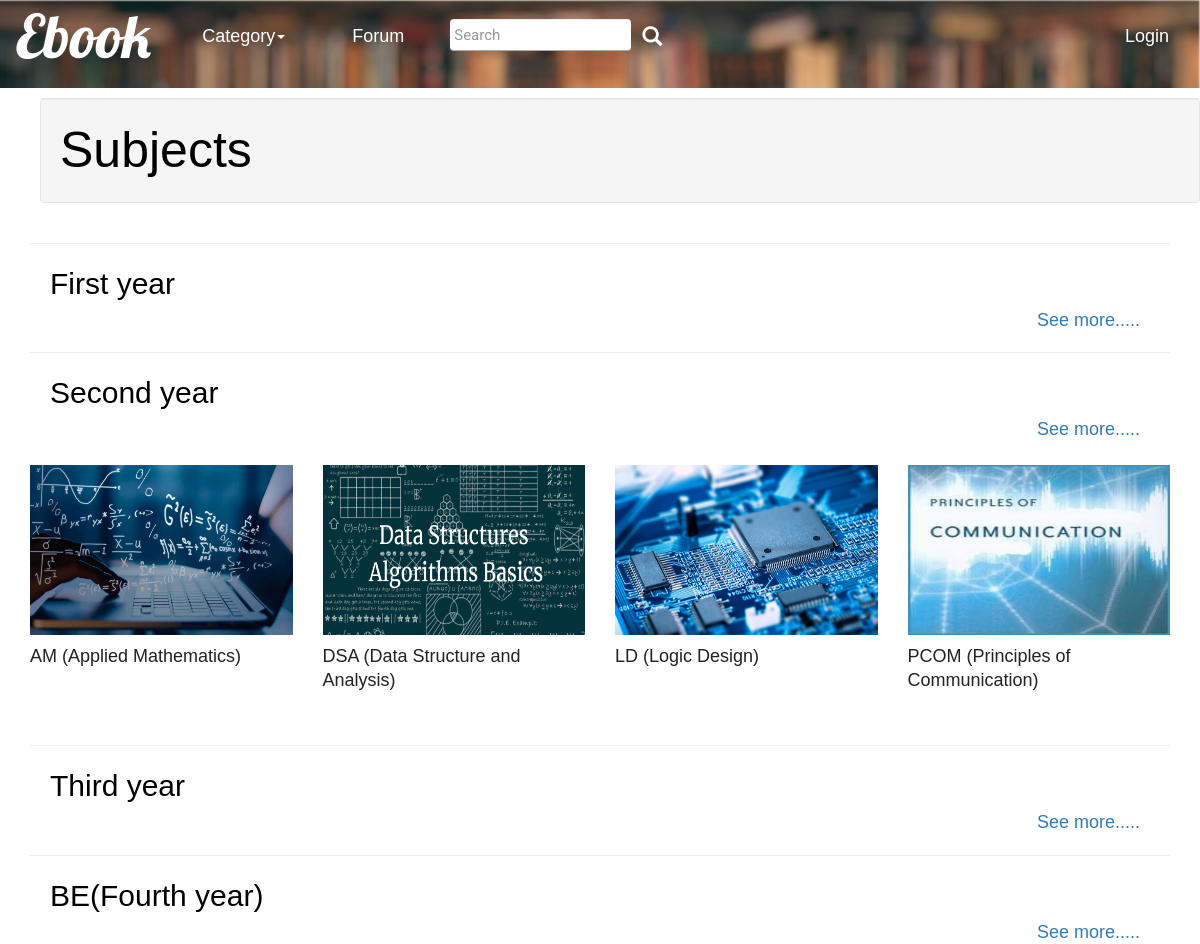
/homepage/year/, run on the app's committed database.
### homepage/models.py (models this page shows, shortened)
class Category(models.Model):
    year = models.CharField(max_length=100)
    branch = models.CharField(max_length=100)

class Subject(models.Model):
    category= models.ForeignKey(Category, on_delete=models.CASCADE)
    sub_logo = models.FileField()
    sub_title = models.CharField(max_length=100)

### homepage/views.py (the view)
# urls.py: path('year/',views.year,name='year'),
def year(request):
    category=Category.objects.all()
    return render(request,'homepage/year.html',{'category':category})

### homepage/templates/homepage/year.html (shortened to what this page needs)
{% extends 'homepage/navigate.html' %}
{% block body %}
    <div class="row" id="section">
        <div>
        <p class="well" id="title">Subjects</p>
        </div>
        <div class="container-fluid">
            {% for category in category %}
                <div class="col-sm-12">
                <hr/>
                <p id="title1" style="font-size: 30px;">{{category.year}}<a href="{% url 'homepage:more' category.year%}" id="more">See more.....</a></p>
                </div>
                {% for subject in category.subject_set.all|slice:":4"%}
                    <div class="col-sm-3" > &nbsp;
                            <a href="{% url 'homepage:seperate' subject.sub_title %}">
                                <img src="{{ subject.sub_logo.url }}" class="img-responsive" id="blocks">
                            </a>
                            <div class="caption" id="pic">
                                <p>{{ subject.sub_title }}</p>&nbsp;
                            </div>
                    </div>
                {% endfor %}
            {% endfor %}
        </div>
    </div>
{% endblock %}

### homepage/templates/homepage/navigate.html (shortened to what this page needs)
{% load staticfiles %}
<head>
</head>
<link rel="stylesheet" href="https://maxcdn.bootstrapcdn.com/bootstrap/3.4.0/css/bootstrap.min.css">
<link rel="stylesheet" type="text/css" href="{% static 'homepage/style.css' %}" />
<link rel="stylesheet" type="text/css" href="{% static 'homepage/style_year.css' %}" />
<link rel="stylesheet" type="text/css" href="{% static 'homepage/modal.css' %}" />
<nav class="navbar navbar-default" id="navigation">
    <div class="container-fluid">
        <div class="navbar-header">
            <a class="navbar-brand" href="{%url 'homepage:index' %}" style="color: white" >Ebook</a>
        </div>
        <div class="collapse navbar-collapse" id="topNavBar">
            <ul class="nav navbar-nav" id="list">
                <li class="dropdown" id="cat">
                    <a href="#" class="dropdown-toggle" data-toggle="dropdown" style="color: white">&nbsp;Category<span class="caret"></span></a>
                </li>
                <li class="" id="cat"><a href="{% url 'blog:blog-base'%}" style="color: white">&nbsp;Forum</a></li>
            </ul>
            <form class="navbar-form navbar-left" role="search" method="GET" action="{% url 'homepage:search' %}">
                <div class="form-group">
                    <input type="text" class="form-control" id="search" name="q" value="{{request.GET.q}}" placeholder="Search">
                        <button class="search_icon" type="submit"><span class="glyphicon glyphicon-search"></span></button>
                </div>
            </form>
            <ul class="nav navbar-nav navbar-right">
                <li class="" id="list">
                {% if user.is_authenticated %}
                <li><a href="{% url 'blog:post-create' %}" style="color:white">New Post</a></li>
                <li><a href="{% url 'profile' %}" style="color:white">Profile</a></li>
                <li><a href="{% url 'homepage:log_out' %}" style="color:white" >&nbsp; Logout</a></li>
                {% else %}
                <li><a href="{% url 'homepage:log_in' %}?next={{request.path}}" style="color:white" >&nbsp; Login</a></li>
                {% endif %}
                </li>
            </ul>
        </div>
    </div>
</nav>
<div class="container-fluid">
{% block body %}
{% endblock %}
</div>

### homepage/static/homepage/style.css (style rules this page uses)
.navbar-default { background:transparent; border-color: transparent; margin: 0; }
.navbar-brand { font-family: 'Lobster', cursive; font-size:60px; margin-top:10px; }
#navigation { height:11%; }
.search_icon { background: transparent; border: transparent; color: white; font-size:20px; margin-top: -2px; }
ul { padding-top: 10px; padding-bottom: 0; }
#cat { color: white; padding: 16px; padding-top: 0px; border: none; }
#search { margin-top: 10px; }
input[type="text"], input[type="password"] { display: block; box-sizing: border-box; margin-bottom: 20px; padding: 4px; width: 400px; height: 32px; border: none; border-bottom: 1px solid #AAA; font-family: 'Roboto', sans-serif; font-weight: 400; font-size: 15px; transition: 0.2s ease; }

### homepage/static/homepage/style_year.css (style rules this page uses)
#blocks { width:270px; height: 170px; }
#section { background-color:white; }
#more { float:right; font-size: 18px; margin-top:45px; margin-right:30px; }
#title { margin: 0 0 20px 0; font-size: 50px; color: black; margin-left:40px; margin-top:10px; font-weight: 300; }
#title1 { margin: 0 0 20px 0; color: black; margin-left:20px; top:7px; font-weight: 300; }
#pic { margin-top:10px; }

### homepage/static/homepage/modal.css (style rules this page uses)
*, *:after, *:before { box-sizing: border-box; }

### data on the page
Category: year "First year"
Category: year "Second year"
Subject: sub_logo (picture), sub_title "AM (Applied Mathematics)"
Subject: sub_logo (picture), sub_title "DSA (Data Structure and Analysis)"
Subject: sub_logo (picture), sub_title "LD (Logic Design)"
Subject: sub_logo (picture), sub_title "PCOM (Principles of Communication)"
Category: year "Third year"
Category: year "BE(Fourth year)"
